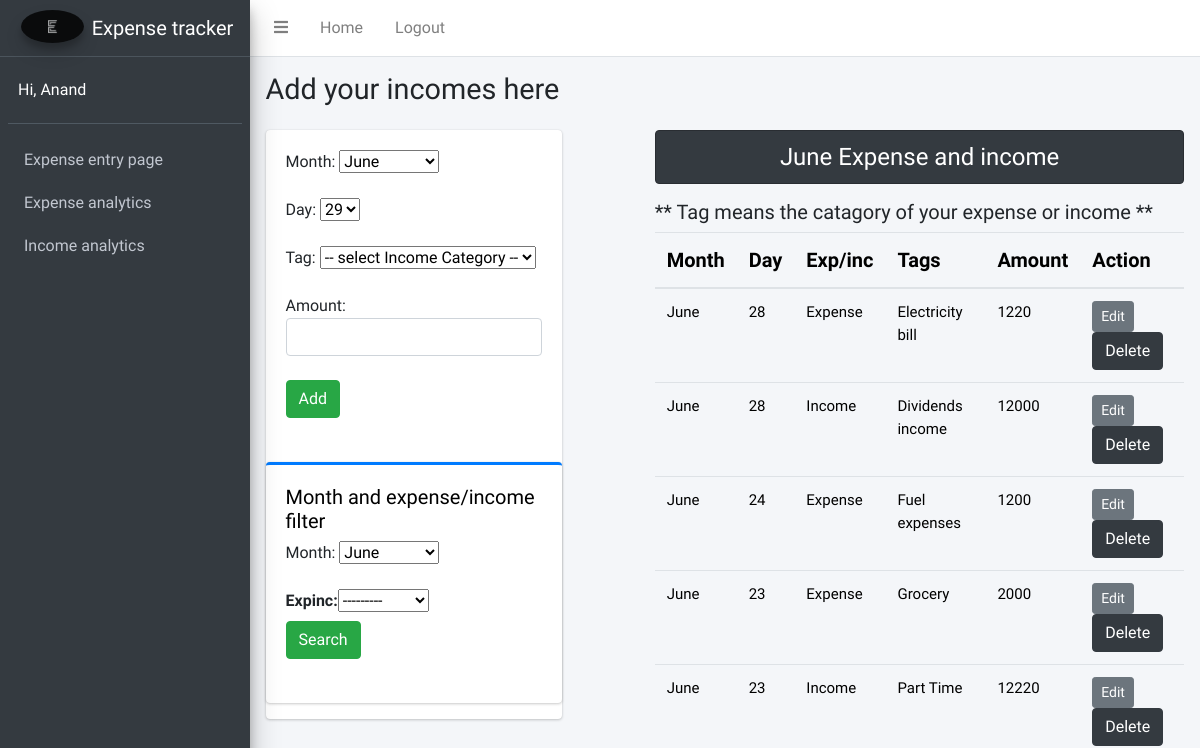
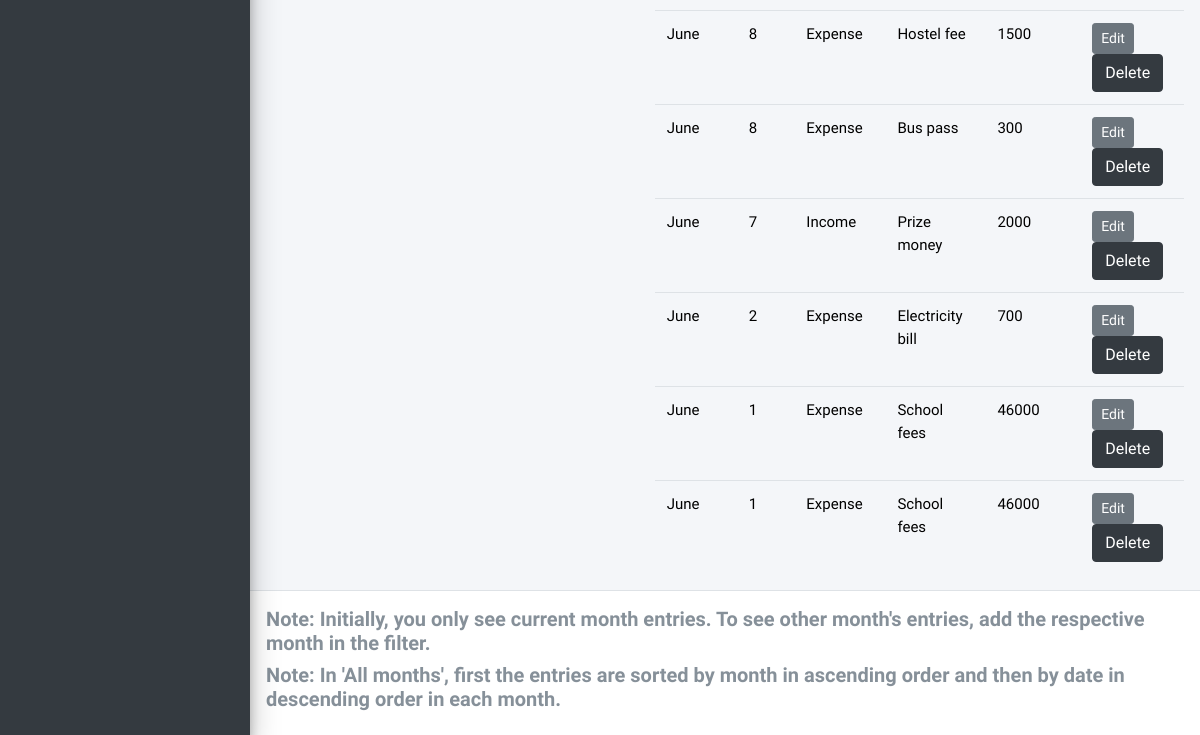
Page /userinput/user_input1 (signed in) on the earlier database version (2 pictures, top to bottom).
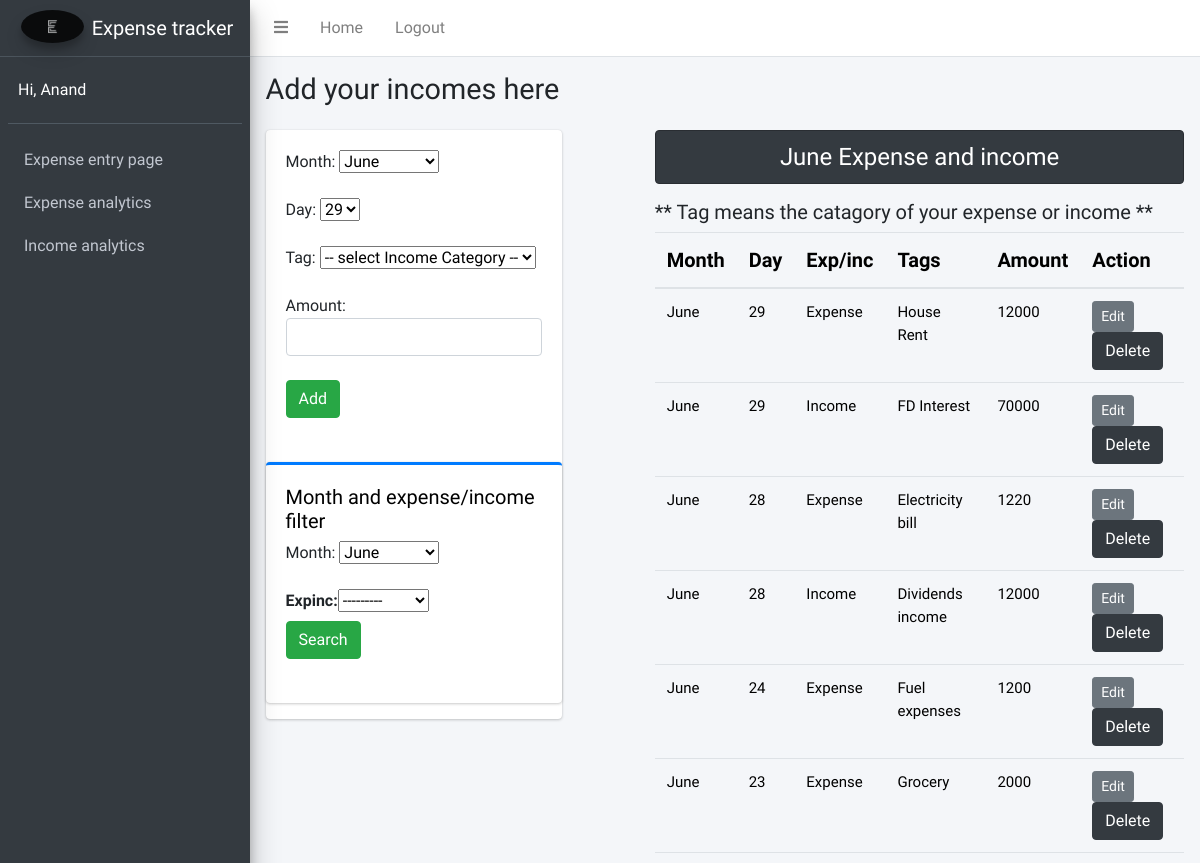
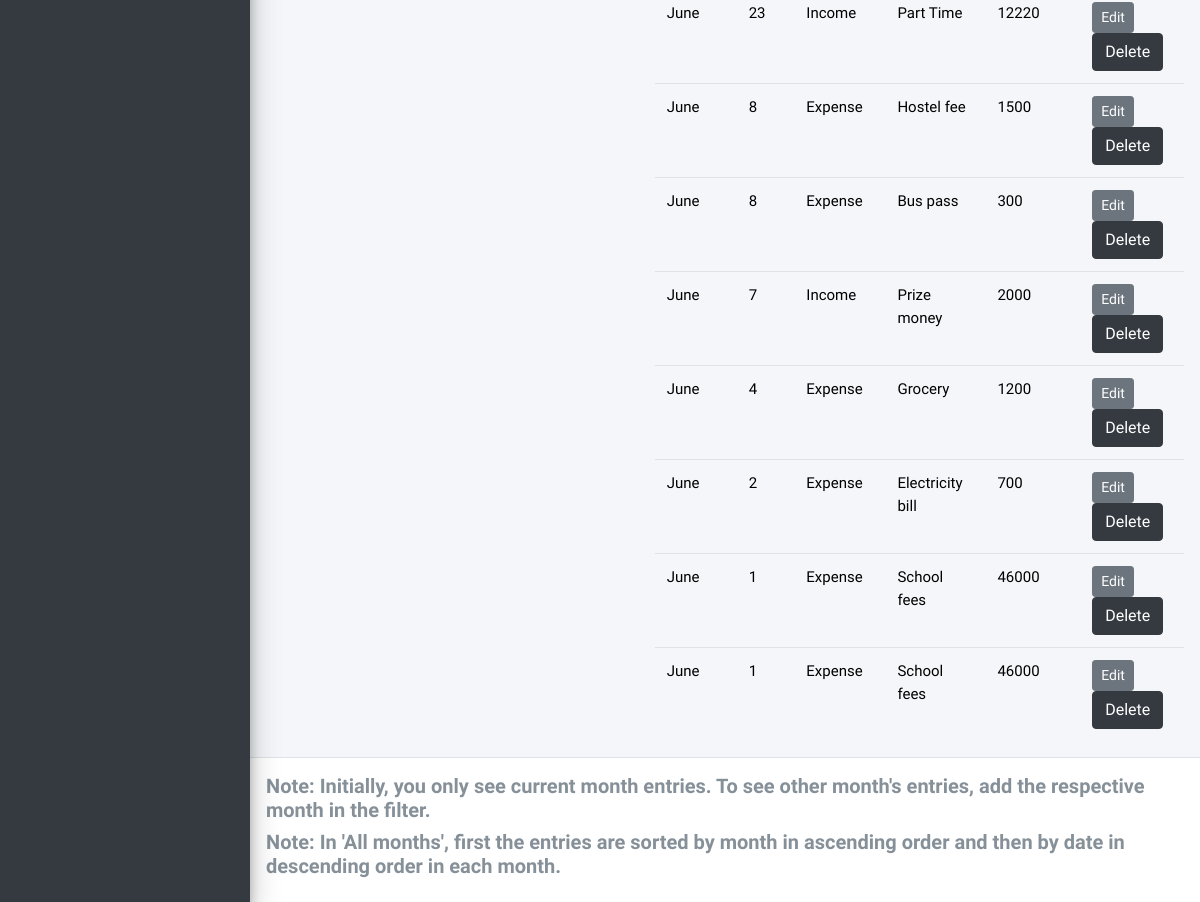
Same page on the later database version (2 pictures, top to bottom).
### userinput/models.py (models this page shows)
class Uinput(models.Model):
    Month = models.CharField(max_length=70, choices = Month_choices,default='June')
    Day = models.IntegerField(choices = Day_choices, default=today.day)
    Expinc = models.CharField(max_length=70,choices = Exp_choices)
    Tag = models.CharField(max_length=70,choices = Tag_choices)
    Amount = models.IntegerField()
    user = models.ForeignKey(User, on_delete = models.CASCADE)

### userinput/views.py (the view, shortened to what this page needs)
# urls.py: path('user_input1',views.user_input1, name='user_input1'),
def user_input1(request):
    today = date.today()
    m=today.month
    d = today.day
    datetime.datetime.now()
    if m==1:
        mon = "January"
    elif m==2:
        mon = "February"
    elif m==3:
        mon = "March"
    elif m==4:
        mon = "April"
    elif m==5:
        mon = "May"
    elif m==6:
        mon = "June"
    elif m==7:
        mon = "July"
    elif m==8:
        mon = "August"
    elif m==9:
        mon = "September"
    elif m==10:
        mon = "October"
    elif m==11:
        mon = "November"
    elif m==12:
        mon = "December"
    if request.method == 'POST':
        savevalue2 = None
        if request.POST.get('tagname2'):
            savevalue2 = request.POST.get('tagname2')
        savevalue3 = None
        if request.POST.get('month'):
            savevalue3 = request.POST.get('month')
        savevalue4 = None
        if request.POST.get('day'):
            savevalue4 = request.POST.get('day')
        fm = Userentry(request.POST)
        if fm.is_valid():
            fw = fm.cleaned_data['Amount']
            if savevalue2!=None and savevalue3!=None and savevalue4!=None:
                messages.info(request, 'Added successfully')
                reg = Uinput(Month=savevalue3, Day=savevalue4,Expinc='Income',Tag=savevalue2,Amount=fw,user=request.user)
            else:
                messages.info(request, 'Please enter all values')
                return HttpResponseRedirect('user_input1')
            reg.save()
            fm = Userentry()
            if request.user.is_authenticated:
                log_user = request.user
            else:
                return HttpResponseRedirect('accounts/login')
            stud = Uinput.objects.filter(user=log_user)
            stud1 = stud.filter(Month = mon)
    else:
        fm = Userentry()
        if request.user.is_authenticated:
                log_user = request.user
        else:
            return HttpResponseRedirect('accounts/login')
        stud = Uinput.objects.filter(user=log_user)
        stud1 = stud.filter(Month = mon)
    savevalue = mon
    myFilter = OrderFilter1(request.GET, queryset=stud1)
    stud1 = myFilter.qs
    stud1 = stud1.order_by('Month','-Day')
    exps = exptable.objects.all()
    tags = tagtable_income.objects.all()
    if savevalue!='p':
        return render(request,'starter_income.html',{'form':fm,'stu':stud1,'myFilter': myFilter,'tags':tags,'f':int(m),'d':int(d),'a':savevalue+' Expense and income','save':savevalue})
    elif savevalue=='p':
        return render(request,'starter_income.html',{'form':fm,'stu':stud1,'myFilter': myFilter,'tags':tags,'f':int(m),'d':int(d),'a':mon+ ' Expense and income','save':savevalue})

### userinput/forms.py
class Userentry(forms.ModelForm):
    class Meta:
        model = Uinput
        fields = ['Amount']
        widgets = {
            'Amount': forms.NumberInput(attrs={'class':'form-control'}),
        }

### templates/starter_income.html (shortened to what the changed rows need)
<!DOCTYPE html>
{% load static %}
<html lang="en">
<head>
  <link rel="stylesheet" href="{% static 'plugins/fontawesome-free/css/all.min.css' %}">
  <link rel="stylesheet" href="{% static 'dist/css/adminlte.min.css' %}">
</head>
<body class="hold-transition sidebar-mini">
<div class="wrapper">
  <aside class="main-sidebar sidebar-dark-primary elevation-4">
    <a href="/" class="brand-link">
      <img src="{% static 'dist/img/E-logo.jpg' %}" alt="AdminLTE Logo" class="brand-image img-circle elevation-3" style="opacity: .8">
      <span class="brand-text font-weight-light">Expense tracker</span>
    </a>
  </aside>
  <div class="content-wrapper">
    <div class="content-header">
      <div class="container-fluid">
        <div class="row mb-2">
          <div class="col-sm-6">
            <h1 class="m-0">Add your incomes here</h1>
          </div>
        </div>
      </div>
    </div>
    <div class="content">
      <div class="container-fluid">
        <div class="row">
          <div class="col-lg-4">
            <div class="card">
            <div class="card card-primary card-outline">
              <div class="card-body">
                <form method="GET">
                  <br> <br>
                  {{myFilter.form}}
                  <br>
                  <input type="submit" class="btn btn-success" value="Search"> <br> <br>
                </form>
              </div>
            </div>
          </div>
        </div>
        <div class = "col-sm-7 offset-1">
          {% if stu %}
          <table class="table table-hover">
              <thead>
                <tr>
                <th scope="col" style="color:black;font-size:20px;">Month</th>
                <th scope="col" style="color:black;font-size:20px;">Day</th>
                <th scope="col" style="color:black;font-size:20px;">Exp/inc</th>
                <th scope="col" style="color:black;font-size:20px;">Tags</th>
                <th scope="col" style="color:black;font-size:20px;">Amount</th>
                <th scope="col" style="color:black;font-size:20px;">Action</th>
                </tr>
              </thead>
              <tbody>
                {% for st in stu %}
                <tr>
                  <td style="color:black;font-size:15px;">{{st.Month}}</td>
                  <td style="color:black;font-size:15px;">{{st.Day}}</td>
                  <td style="color:black;font-size:15px;">{{st.Expinc}}</td>
                  <td style="color:black;font-size:15px;">{{st.Tag}}</td>
                  <td style="color:black;font-size:15px;">{{st.Amount}}</td>
                  <td>
                    <a href="{% url 'updatedata1' st.id %}" class = 'btn btn-secondary btn-sm'>Edit</a>
                    <form action = "{% url 'deletedata1' st.id %}" method="POST" class = "d-inline">
                      <input type="submit" class = "btn btn-dark" value="Delete">
                    </form>
                  </td>
                </tr>
                {% endfor %}
              </tbody>
          </table>
          {% else %}
            <h4 class = "text-center alert alert-info">No Records</h4>
          {% endif %}
        </div>
      </div>
    </div>
  </div>
</div>
</body>
</html>

Differences in the rows shown:
added Uinput: Month "June", Day "29", Expinc "Expense", Tag "House Rent", Amount "12000"
added Uinput: Month "June", Day "29", Expinc "Income", Tag "FD Interest", Amount "70000"
added Uinput: Month "June", Day "4", Expinc "Expense", Tag "Grocery", Amount "1200"
